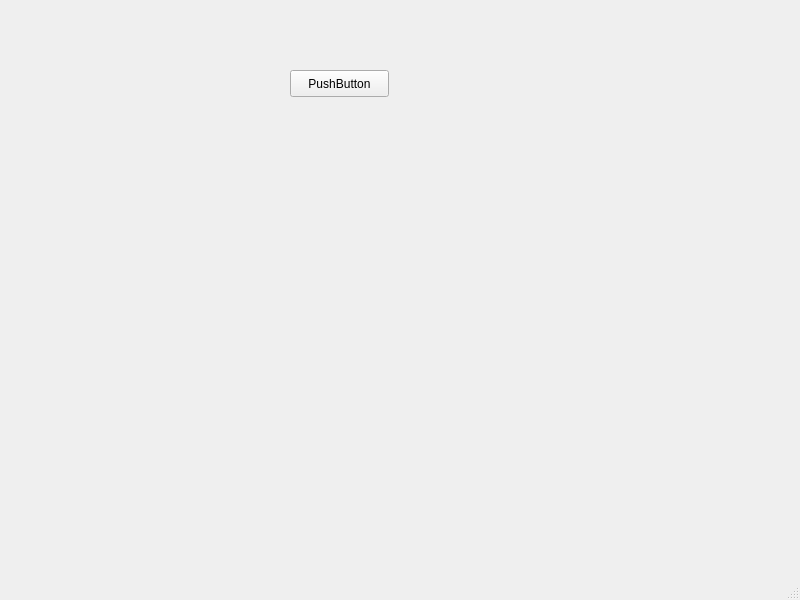
<?xml version="1.0" encoding="UTF-8"?>
<ui version="4.0">
 <class>MainWindow</class>
 <widget class="QMainWindow" name="MainWindow">
  <property name="geometry">
   <rect>
    <x>0</x>
    <y>0</y>
    <width>800</width>
    <height>600</height>
   </rect>
  </property>
  <property name="windowTitle">
   <string>MainWindow</string>
  </property>
  <widget class="QWidget" name="centralwidget">
   <widget class="QPushButton" name="btn1">
    <property name="geometry">
     <rect>
      <x>290</x>
      <y>70</y>
      <width>99</width>
      <height>27</height>
     </rect>
    </property>
    <property name="text">
     <string>PushButton</string>
    </property>
   </widget>
   <widget class="Q3TextEdit" name="txt1">
    <property name="geometry">
     <rect>
      <x>160</x>
      <y>180</y>
      <width>401</width>
      <height>81</height>
     </rect>
    </property>
   </widget>
  </widget>
  <widget class="QMenuBar" name="menubar">
   <property name="geometry">
    <rect>
     <x>0</x>
     <y>0</y>
     <width>800</width>
     <height>25</height>
    </rect>
   </property>
  </widget>
  <widget class="QStatusBar" name="statusbar"/>
 </widget>
 <customwidgets>
  <customwidget>
   <class>Q3Frame</class>
   <extends>QFrame</extends>
   <header>Qt3Support/Q3Frame</header>
   <container>1</container>
  </customwidget>
  <customwidget>
   <class>Q3TextEdit</class>
   <extends>Q3Frame</extends>
   <header>q3textedit.h</header>
  </customwidget>
 </customwidgets>
 <resources/>
 <connections/>
</ui>
